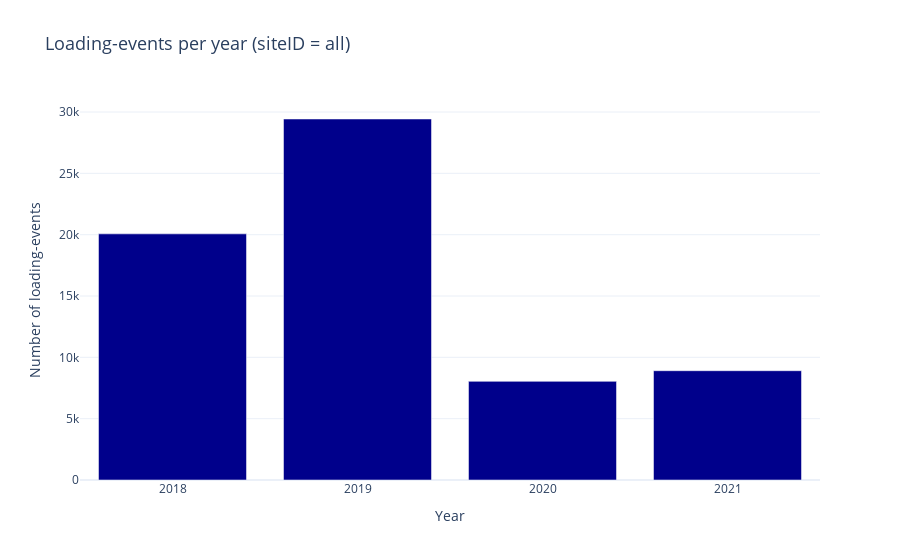

Here is the notebook cell this chart was saved with:
### Code cell
events_per_year = charging_set.groupby('connectionTime_year').size().reset_index(name='count')


# Count all loading-events over the available timeframe, ploted per year
fig = px.bar(
    events_per_year,
    x='connectionTime_year',
    y='count',
    title='Loading-events per year (siteID = all)',
    labels={'hour': 'connectionTime_year', 'count': 'Number of loading-events'}
)

# Layout adjustment
fig.update_traces(marker_color='#00008B')  # Color
fig.update_layout(
    title_font_size=18,
    legend_title_text="Legend",
    template="plotly_white",
     xaxis=dict(
        tickmode='array',  # Specify ticks explicitly
        tickvals=events_per_year['connectionTime_year'].unique(),  # Use unique years as tick values
        title="Year"
    )
)

# Show grafic
fig.show()

### Figure 1 — Plotly figure (JSON) as saved in the notebook; plotly's stock layout.template omitted (floating-point values rounded to 4 significant figures)
{"data": [{"alignmentgroup": "True", "hovertemplate": "connectionTime_year=%{x}<br>Number of loading-events=%{y}<extra></extra>", "legendgroup": "", "marker": {"color": "#00008B", "pattern": {"shape": ""}}, "name": "", "offsetgroup": "", "orientation": "v", "showlegend": false, "textposition": "auto", "type": "bar", "x": [2018, 2019, 2020, 2021], "xaxis": "x", "y": [20067, 29432, 8041, 8910], "yaxis": "y"}], "layout": {"barmode": "relative", "legend": {"title": {"text": "Legend"}, "tracegroupgap": 0}, "title": {"font": {"size": 18}, "text": "Loading-events per year (siteID = all)"}, "xaxis": {"anchor": "y", "domain": [0, 1], "tickmode": "array", "tickvals": [2018, 2019, 2020, 2021], "title": {"text": "Year"}}, "yaxis": {"anchor": "x", "domain": [0, 1], "title": {"text": "Number of loading-events"}}}}
